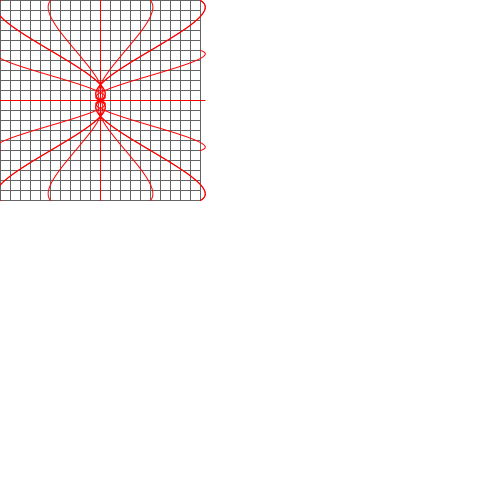
Frame 1 (no input)
Frame 60 (the mouse pressed at the canvas centre just before this capture): identical to frame 1, image omitted
Frame 120 (the mouse held since frame 60 and released just before this capture): identical to frame 1, image omitted

The Processing sketch that drew this single still picture (run headless with seeded random() and noise(); from frame 60 on, the mouse is pressed at the canvas centre):

// Processing sketch: Spiral
// ── Spiral.pde
/*

Idea is to create a spiral that can then spiral out at random.



*/



class Source{
  
  // the middle of the spiral that will propergate the spiral.
  
 Source(){
   
   
 }
  
  
}

class Arm{
  int start, stop;
  // The arms of the spiral
 
  Arm(){
    
    
    
  }
  
  void update(){
    
    
  }
  
  
}

void drawBox(){
  
  for(int i = 0; i<210; i+= 10){
    stroke(100);
    line(0, i, 200, i);
    line(i, 0, i, 200);
    
  }
}

void armX(int startX, int startY, int endX, int endY){
  
  float increments = (endX - startX) / 3;
  bezier(startX, startY, startX+increments, startY-increments, startX+(increments*2), startY+increments, endX, endY);  
  
}

void armY(int startX, int startY, int endX, int endY){
  
   float increments = (endY - startY) / 3;
   bezier(startX, startY, startX-increments, startY+increments, startX+increments, startY+(increments*2), endX, endY);
  
}

void armD(int startX, int startY, int endX, int endY){
  // do a variance of the percentage where the three points of the line lay.
  float len;
  
  if(startX > startY){
    len = (endX - startX);
  } else {
    
    len = (endY - startY);
    
  }
  
  float xIncrements = (endX - startX) * 0.35;
  float yIncrements = (endY - startY) *0.2;

  
  println(3 - -3);
  
  
  // x curve
  bezier(startX, startY, startX - xIncrements, startY + yIncrements, endX + xIncrements, endY - yIncrements, endX, endY);

  
  
}


void armsAsIs(){
  
 //Up
 for(int i = 0; i<= 200; i+=50){
   armD(100, 100, i, 0);
   
 }

 //DOwn
 for(int i = 0; i<= 200; i+=50){
   
   armD(100, 100, i, 200);
 }
 
 //Left
 for(int i = 0; i<= 200; i+=50){
   
   armD(100, 100, 0, i);
 }
 
 //right
 for(int i = 0; i<= 200; i+=50){
   
   armD(100, 100, 200, i);
 }

  
}


void setup() {
  smooth();
  size(500, 500);
  noFill();
  
}

void drawCurvyLine(float start, float stop, float s, int len) {
  for(float i = start;i <= start*len; i += start){
    for(float y = stop; y <=stop*len; y += stop){
        bezier(i, y, i, y+s, i+s, y, i+s, y+s);
    }
  }
}



int c = 5;
int speed = 1;
int down = 200;
int up = 0;
int finisher = 0;
void draw() {
  
  background(255);
  stroke(200);
  drawBox();
  /*if(c%20 == 0){
    stroke(int(random(0, 255)), int(random(0, 255)), int(random(0, 255)));
  }*/
  //curve(250, 50, 50, 50, 100, 100, 150, 150);
  //curve(-150, 100, 100, 100, 150, 150, 100, 100);
  
  //drawCurvyLine(10, 10, c, 2);
  stroke(0);
  //line(100, 100, 200, 100);
  //bezier(100, 100, 133, 34, 166, 166, 200, 100);
  //arm(100, 100, 200, 100);
  
  stroke(255, 0, 0);
  /*
  for(int i = 0; i <= 200; i += 10){
    
    armX(100, 100, down, i);
    armX(100, 100, up, i);
    armY(100, 100, i, up);
    armY(100, 100, i, down);
    
    
  }
  */
  
  
  armsAsIs();
  armD(100, 100, 200, 100);


  
  down += speed * -1;
  up += speed;
  
  if(down == 0 || up == 200){
    speed *= - 1;
  }
  
  c = c + speed;

  
  if(c == 500){
    speed *= -1;
  } else if(c == 5){
    speed *= -1;
  }
}
